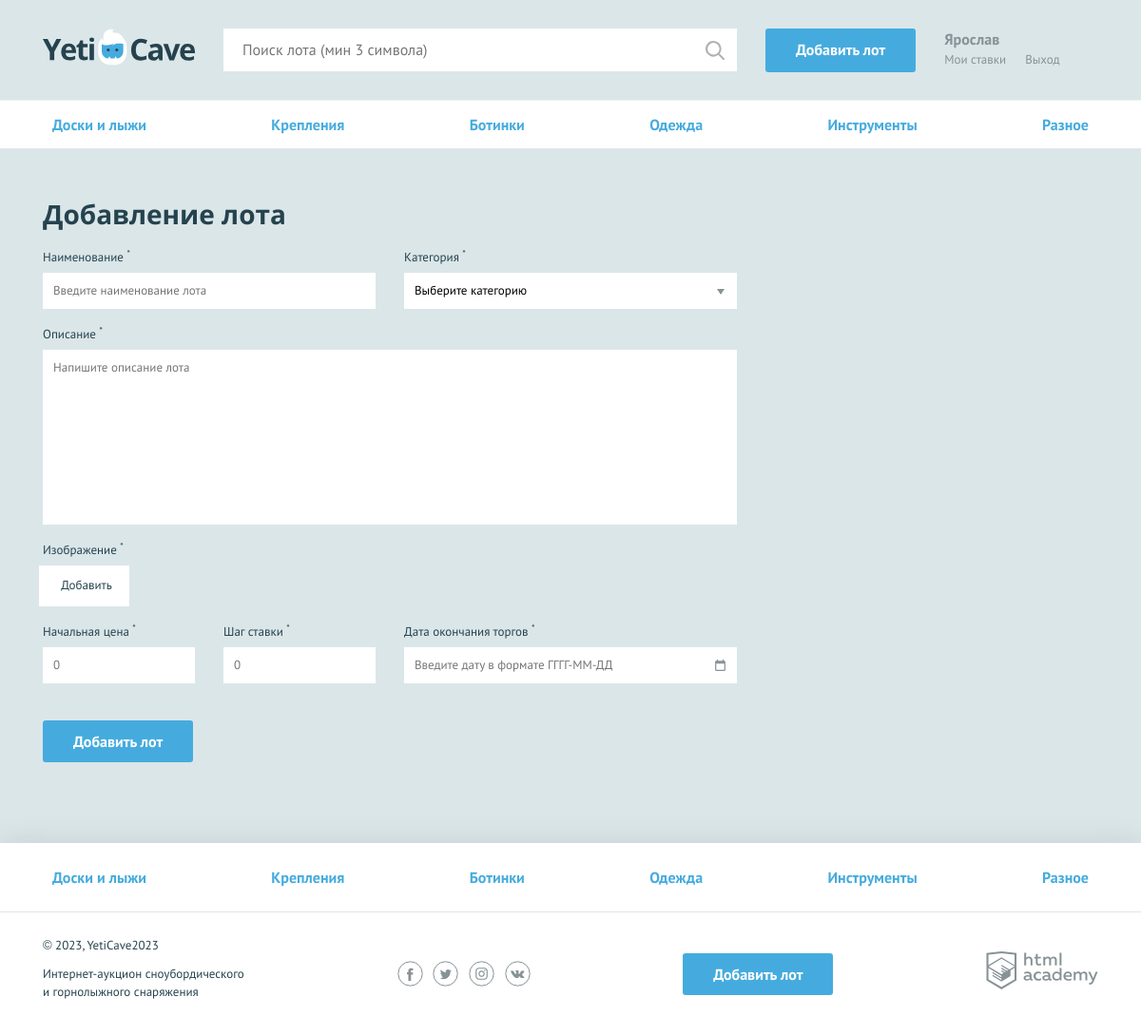
The page /add.php (signed in) on the database its author committed.
### tables this page shows
CREATE TABLE categories (
                            id INT AUTO_INCREMENT PRIMARY KEY,
                            character_code VARCHAR(128) UNIQUE,
                            name_category VARCHAR(128)
);

### helpers.php (called while the page is built, shortened)
<?php
function include_template($name, array $data = []) {
    $name = 'templates/' . $name;
    extract($data);
    require $name;
    $result = ob_get_clean();
    return $result;
}

### models.php (called while the page is built, shortened)
<?php
function get_categories($con) {
    if (!$con) {
        $error = mysqli_connect_error();
        return $error;
    } else {
        $sql = "SELECT id, character_code, name_category FROM categories;";
        $result = mysqli_query($con, $sql);
        if ($result) {
            $categories = get_arrow($result);
            return $categories;
        } else {
            $error = mysqli_error($con);
            return $error;
        }
    }
}

### functions.php (called while the page is built, shortened)
<?php
function get_arrow ($result_query) {
    $row = mysqli_num_rows($result_query);
    $arrow = [];
    if ($row === 1) {
        $arrow = mysqli_fetch_assoc($result_query);
    } else if ($row > 1) {
        $arrow = mysqli_fetch_all($result_query, MYSQLI_ASSOC);
    }
    return $arrow;
}

### templates/add.tpl.php (the view, shortened to what this page needs)
<main>
    <?php include 'menu.tpl.php'; ?>
    <?php $classname = isset($errors) ? "form--invalid" : ""; ?>
    <form class="form form--add-lot container <?= $classname; ?>" action="add.php" method="post" enctype="multipart/form-data">
        <h2>Добавление лота</h2>
        <div class="form__container-two">
            <div class="form__item <?= isset($errors["lot-name"]) ? "form__item--invalid" : ""; ?>">
                <label for="lot-name">Наименование <sup>*</sup></label>
                <input id="lot-name" type="text" name="lot-name" placeholder="Введите наименование лота" value="<?= htmlspecialchars($lot['lot-name'] ?? ''); ?>">
            </div>
            <div class="form__item <?= isset($errors["category"]) ? "form__item--invalid" : ""; ?>">
                <label for="category">Категория <sup>*</sup></label>
                <select id="category" name="category">
                    <option>Выберите категорию</option>
                </select>
            </div>
        </div>
        <div class="form__item form__item--wide <?= isset($errors["message"]) ? "form__item--invalid" : ""; ?>">
            <label for="message">Описание <sup>*</sup></label>
            <textarea id="message" name="message" placeholder="Напишите описание лота"><?= $lot['message']; ?></textarea>
        </div>
        <div class="form__item form__item--file <?= isset($errors["lot-img"]) ? "form__item--invalid" : ""; ?>">
            <label>Изображение <sup>*</sup></label>
            <div class="form__input-file">
                <label for="lot-img">
                    Добавить
                </label>
            </div>
        </div>
        <div class="form__container-three">
            <div class="form__item form__item--small <?= isset($errors["lot-rate"]) ? "form__item--invalid" : ""; ?>">
                <label for="lot-rate">Начальная цена <sup>*</sup></label>
                <input id="lot-rate" type="text" name="lot-rate" placeholder="0" value="<?= $lot['lot-rate']; ?>">
            </div>
            <div class="form__item form__item--small <?= isset($errors["lot-step"]) ? "form__item--invalid" : ""; ?>">
                <label for="lot-step">Шаг ставки <sup>*</sup></label>
                <input id="lot-step" type="text" name="lot-step" placeholder="0" value="<?= $lot['lot-step']; ?>">
            </div>
            <div class="form__item <?= isset($errors["lot-date"]) ? "form__item--invalid" : ""; ?>">
                <label for="lot-date">Дата окончания торгов <sup>*</sup></label>
                <input class="form__input-date" id="lot-date" type="date" name="lot-date" placeholder="Введите дату в формате ГГГГ-ММ-ДД" value="<?= htmlspecialchars($lot['lot-date'] ?? ''); ?>">
            </div>
        </div>
        <button type="submit" class="button">Добавить лот</button>
    </form>
</main>

### templates/menu.tpl.php
<nav class="nav">
  <ul class="nav__list container">
    <?php if (isset($categories)): ?>
      <?php foreach ($categories as $category): ?>
        <?php if (!isset($name_category) || $category['name_category'] != $name_category): ?>
          <li class="nav__item">
            <a href="../category.php?id=<?= $category['id'] ?>"><?= $category['name_category'] ?></a>
          </li>
        <?php else: ?>
          <li class="nav__item nav__item--current">
            <a href="../category.php?id=<?= $category['id'] ?>"><?= $category['name_category'] ?></a>
          </li>
        <?php endif; ?>
      <?php endforeach; ?>
    <?php endif; ?>
  </ul>
</nav>

### css/style.css (style rules this page uses)
html, body { height: 100%; }
main { margin-bottom: 202px; }
body { min-width: 1140px; background-color: #dbe6e9; font-family: "PT Sans", sans-serif; font-weight: 400; font-size: 16px; line-height: 26px; color: #25434e; }
a { text-decoration: none; }
h2 { margin: 0; font-family: "Open Sans", sans-serif; font-size: 28px; line-height: 35px; font-weight: 700; }
.container { width: 1110px; margin: 0 auto; padding: 0 15px; }
.button { display: block; padding: 9px 32px; background-color: #45abde; color: #ffffff; text-align: center; font-weight: 700; border: none; border-radius: 3px; }
.nav { background-color: #ffffff; border-bottom: 1px solid #e1e6e7; }
.nav__list { display: -webkit-flex; display: -ms-flexbox; display: flex; -webkit-justify-content: space-between; -ms-flex-pack: justify; justify-content: space-between; -webkit-flex-wrap: wrap; -ms-flex-wrap: wrap; flex-wrap: wrap; list-style: none; }
.nav__item a { position: relative; display: block; padding: 12px 10px; font-weight: 700; color: #45abde; }
.nav__item a::before { content: ""; display: none; position: absolute; bottom: 0; width: calc(100% - 20px); height: 3px; background-color: #e2e5e6; }
.main-footer .nav__item a { padding: 23px 10px; }
.form { padding-top: 51px; }
.form h2 { padding-bottom: 15px; }
.form__item { width: 350px; margin: 0; margin-bottom: 14px; font-size: 13px; }
.form__item label { display: block; margin-bottom: 3px; }
.form__item input, .form__item textarea { display: block; width: 100%; padding: 5px 10px; border: 1px solid #ffffff; box-sizing: border-box; }
.form__item textarea { min-height: 184px; resize: none; }
.form__item--small { width: 160px }
.form__item--wide { width: 730px; }
.form .button { display: inline-block; vertical-align: middle; margin-right: 20px; }
.form__item select { display: block; width: 350px; padding: 5px 10px; border: 1px solid #ffffff; box-sizing: border-box; border-radius: 0; -webkit-appearance: none; -moz-appearance: none; appearance: none; background: #ffffff url("../img/dropdown.svg") 328px 16px no-repeat; }
.form__container-two, .form__container-three { display: -webkit-flex; display: -ms-flexbox; display: flex; -webkit-justify-content: space-between; -ms-flex-pack: justify; justify-content: space-between; width: 730px; }
.form__container-three { margin-bottom: 25px; }
.form__input-date { background: #ffffff url("../img/date.svg") 326px 12px no-repeat; }
.form__input-file { display: inline-block; }
.form__input-file label { display: inline-block; width: 95px; box-sizing: border-box; margin: 0 0 0 -4px; padding: 7px 0 8px 5px; border: 1px solid #fff; background: #fff; text-align: center; cursor: pointer; }

### rows shown on the page
categories: name_category "Доски и лыжи"
categories: name_category "Крепления"
categories: name_category "Ботинки"
categories: name_category "Одежда"
categories: name_category "Инструменты"
categories: name_category "Разное"

### other values the page prints
$user_name "Ярослав"
